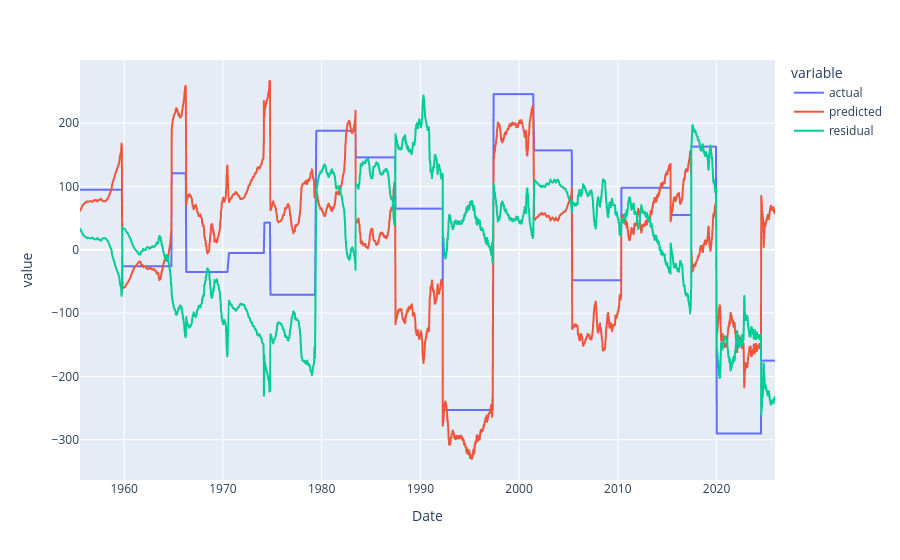

Here is the notebook cell this chart was saved with:
### Code cell
px.line(results_df, x="Date", y=["actual", "predicted", "residual"])

### Figure 1 — Plotly figure (JSON) as saved in the notebook; plotly's stock layout.template omitted (floating-point values rounded to 4 significant figures; data arrays with more than 128 entries replaced by an {"elided": "..."} marker saying what was removed)
{"data": [{"hovertemplate": "variable=actual<br>Date=%{x}<br>value=%{y}<extra></extra>", "legendgroup": "actual", "line": {"color": "#636efa", "dash": "solid"}, "marker": {"symbol": "circle"}, "mode": "lines", "name": "actual", "showlegend": true, "type": "scattergl", "x": {"elided": "5612 str values"}, "xaxis": "x", "y": {"elided": "5612 float values"}, "yaxis": "y"}, {"hovertemplate": "variable=predicted<br>Date=%{x}<br>value=%{y}<extra></extra>", "legendgroup": "predicted", "line": {"color": "#EF553B", "dash": "solid"}, "marker": {"symbol": "circle"}, "mode": "lines", "name": "predicted", "showlegend": true, "type": "scattergl", "x": {"elided": "5612 str values"}, "xaxis": "x", "y": {"elided": "5612 float values"}, "yaxis": "y"}, {"hovertemplate": "variable=residual<br>Date=%{x}<br>value=%{y}<extra></extra>", "legendgroup": "residual", "line": {"color": "#00cc96", "dash": "solid"}, "marker": {"symbol": "circle"}, "mode": "lines", "name": "residual", "showlegend": true, "type": "scattergl", "x": {"elided": "5612 str values"}, "xaxis": "x", "y": {"elided": "5612 float values"}, "yaxis": "y"}], "layout": {"legend": {"title": {"text": "variable"}, "tracegroupgap": 0}, "margin": {"t": 60}, "xaxis": {"anchor": "y", "domain": [0, 1], "title": {"text": "Date"}}, "yaxis": {"anchor": "x", "domain": [0, 1], "title": {"text": "value"}}}}
